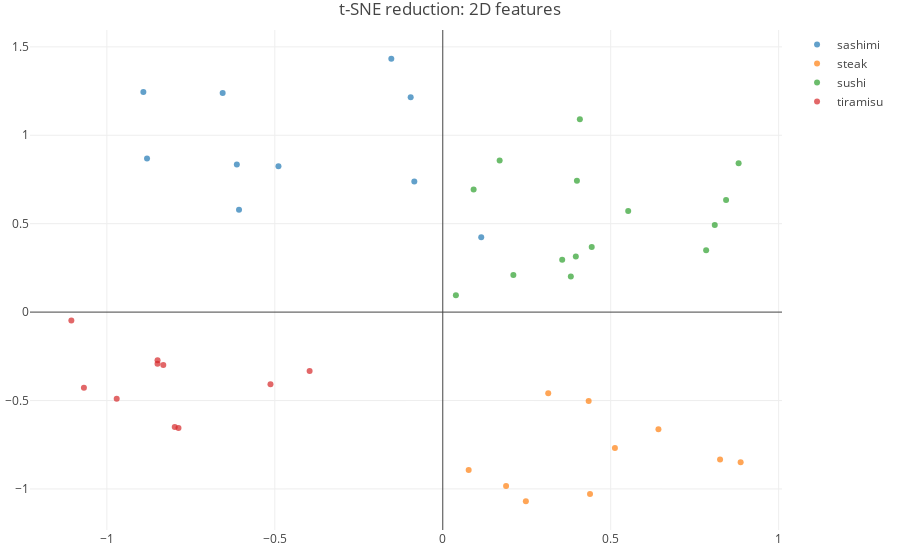

Notebook code for this chart:
### Code cell
traces=[]

for n in range(0,number_of_recipe_categories):
    df_category=df_TSNE_2D[(df_TSNE_2D.category_indices==n)]
    point_name=str(df_category.labels[df_category.index[0]])
    trace = go.Scatter(
    x=df_category['pca-1'],
    y=df_category['pca-2'],
    mode='markers',
    marker=dict(
        colorscale='Viridis',
        opacity=0.7,
        line=dict(color='rgb(140, 140, 170)')
    ),
    name=point_name,
    text=df_category['text_names'],
    )

    traces.append(trace)

layout = go.Layout(
    title='t-SNE reduction: 2D features',
    hovermode='closest',
    margin=dict(
       l=30,
       r=30,
       b=30,
       t=30
    ),
      scene = dict(
        xaxis = dict(
            title='pca-1',
       ),
       yaxis = dict(
           title='pca-2',
       ),
    ),
 
)

fig = go.Figure(data=traces, layout=layout)
iplot(fig)

print("test recipes")
df_preprocessed_texts_test

### Figure 1 — Plotly figure (JSON) as saved in the notebook; plotly's stock layout.template omitted (floating-point values rounded to 4 significant figures)
{"data": [{"marker": {"colorscale": "Viridis", "line": {"color": "rgb(140, 140, 170)"}, "opacity": 0.7}, "mode": "markers", "name": "sashimi", "text": ["1.txt", "10.txt", "2.txt", "3.txt", "4.txt", "5.txt", "6.txt", "7.txt", "8.txt", "9.txt"], "type": "scatter", "uid": "6c0a885b-0bb5-4b0a-ac90-0e8ad8b21509", "x": [-0.08476, -0.8914, -0.8805, -0.6131, -0.1532, -0.6066, -0.4892, -0.6553, -0.09554, 0.1145], "y": [0.7386, 1.244, 0.8679, 0.8352, 1.433, 0.5792, 0.825, 1.239, 1.215, 0.4239]}, {"marker": {"colorscale": "Viridis", "line": {"color": "rgb(140, 140, 170)"}, "opacity": 0.7}, "mode": "markers", "name": "steak", "text": ["1.txt", "10.txt", "2.txt", "3.txt", "4.txt", "5.txt", "6.txt", "7.txt", "8.txt", "9.txt"], "type": "scatter", "uid": "b0496ad2-9487-448a-9330-37b7ab0b0926", "x": [0.5125, 0.3139, 0.8256, 0.07711, 0.8868, 0.4384, 0.2473, 0.1885, 0.6421, 0.4343], "y": [-0.769, -0.459, -0.8342, -0.8935, -0.8496, -1.029, -1.07, -0.9829, -0.663, -0.5032]}, {"marker": {"colorscale": "Viridis", "line": {"color": "rgb(140, 140, 170)"}, "opacity": 0.7}, "mode": "markers", "name": "sushi", "text": ["1.txt", "10.txt", "11.txt", "12.txt", "13.txt", "14.txt", "15.txt", "2.txt", "3.txt", "4.txt", "5.txt", "6.txt", "7.txt", "8.txt", "9.txt"], "type": "scatter", "uid": "3e0290d6-4eed-4043-bed0-19ae1526a090", "x": [0.3556, 0.3813, 0.5521, 0.8098, 0.4434, 0.8435, 0.09181, 0.2101, 0.3962, 0.03907, 0.3994, 0.4082, 0.8808, 0.1694, 0.7841], "y": [0.2958, 0.202, 0.5716, 0.4919, 0.3682, 0.6335, 0.6934, 0.2095, 0.3146, 0.09466, 0.7425, 1.091, 0.8422, 0.857, 0.3501]}, {"marker": {"colorscale": "Viridis", "line": {"color": "rgb(140, 140, 170)"}, "opacity": 0.7}, "mode": "markers", "name": "tiramisu", "text": ["1.txt", "10.txt", "2.txt", "3.txt", "4.txt", "5.txt", "6.txt", "7.txt", "8.txt", "9.txt"], "type": "scatter", "uid": "08cb58af-20f3-4fd7-a937-bc33eed32e22", "x": [-0.7979, -0.8492, -0.7868, -1.068, -0.3964, -0.9708, -0.513, -0.8321, -0.8491, -1.106], "y": [-0.6504, -0.2918, -0.6553, -0.4274, -0.3338, -0.4904, -0.4077, -0.2995, -0.2719, -0.04768]}], "layout": {"hovermode": "closest", "margin": {"b": 30, "l": 30, "r": 30, "t": 30}, "scene": {"xaxis": {"title": "pca-1"}, "yaxis": {"title": "pca-2"}}, "title": "t-SNE reduction: 2D features"}}
